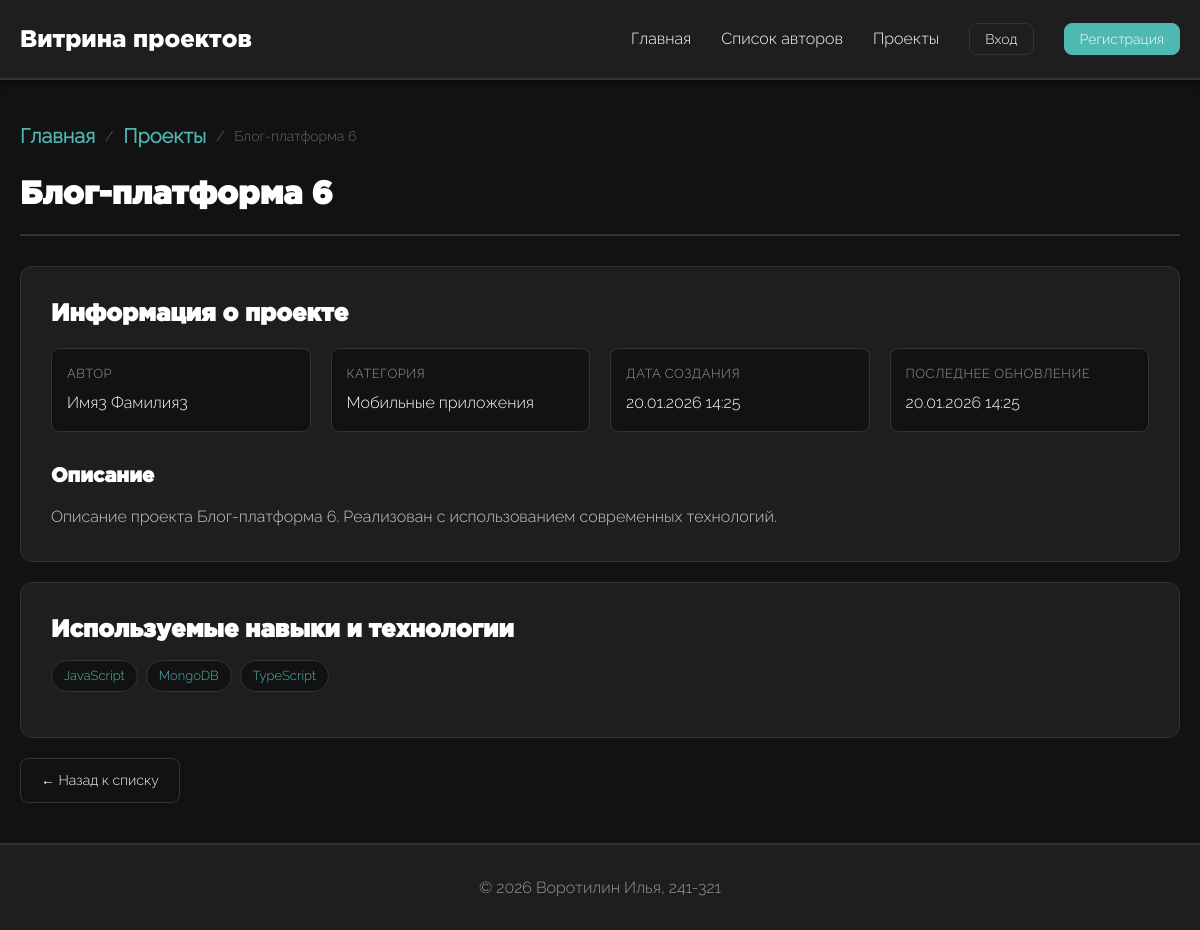
/projects/6/, run on the app's committed database.
### portfolio/models.py (models this page shows, shortened)
class Project(models.Model):
    user = models.ForeignKey(
        User,
        on_delete=models.CASCADE,
        related_name='projects',
        verbose_name='Автор проекта'
    )
    category = models.ForeignKey(
        Category,
        on_delete=models.SET_NULL,
        null=True,
        blank=True,
        related_name='projects',
        verbose_name='Категория'
    )
    title = models.CharField(
        max_length=255,
        verbose_name='Название проекта'
    )
    description = models.TextField(
        blank=True,
        verbose_name='Описание проекта'
    )
    cover_image = models.ImageField(
        upload_to='projects/covers/%Y/%m/%d/',
        null=True,
        blank=True,
        verbose_name='Обложка проекта',
        validators=[FileExtensionValidator(allowed_extensions=['jpg', 'jpeg', 'png'])]
    )
    skills = models.ManyToManyField(
        Skill,
        through='ProjectSkill',
        related_name='projects',
        verbose_name='Навыки'
    )
    created_at = models.DateTimeField(
        auto_now_add=True,
        verbose_name='Дата создания'
    )
    updated_at = models.DateTimeField(
        auto_now=True,
        verbose_name='Дата изменения'
    )
    history = HistoricalRecords()
    class Meta:
        verbose_name = 'Проект'
        verbose_name_plural = 'Проекты'
        ordering = ['-created_at']
        indexes = [
            models.Index(fields=['-created_at']),
            models.Index(fields=['user', '-created_at']),
        ]
    def get_skills_count(self):
        return self.skills.count()
    get_skills_count.short_description = 'Количество навыков'

class User(AbstractUser):
    ROLE_CHOICES = [
        ('student', 'Студент'),
        ('teacher', 'Преподаватель'),
        ('admin', 'Администратор'),
    ]
    role = models.CharField(
        max_length=20,
        choices=ROLE_CHOICES,
        default='student',
        verbose_name='Роль'
    )
    photo = models.ImageField(
        upload_to='users/photos/%Y/%m/%d/',
        null=True,
        blank=True,
        verbose_name='Фотография профиля',
        validators=[FileExtensionValidator(allowed_extensions=['jpg', 'jpeg', 'png'])]
    )
    class Meta:
        verbose_name = 'Пользователь'
        verbose_name_plural = 'Пользователи'
        ordering = ['-date_joined']

class Category(models.Model):
    name = models.CharField(
        max_length=100,
        unique=True,
        verbose_name='Название категории'
    )
    created_at = models.DateTimeField(
        auto_now_add=True,
        verbose_name='Дата создания'
    )
    created_by = models.ForeignKey(
        User,
        on_delete=models.SET_NULL,
        null=True,
        blank=True,
        related_name='created_categories',
        verbose_name='Создал'
    )
    class Meta:
        verbose_name = 'Категория проекта'
        verbose_name_plural = 'Категории проектов'
        ordering = ['name']

class Skill(models.Model):
    name = models.CharField(
        max_length=100,
        unique=True,
        verbose_name='Название навыка'
    )
    created_at = models.DateTimeField(
        auto_now_add=True,
        verbose_name='Дата создания'
    )
    created_by = models.ForeignKey(
        User,
        on_delete=models.SET_NULL,
        null=True,
        blank=True,
        related_name='created_skills',
        verbose_name='Создал'
    )
    class Meta:
        verbose_name = 'Навык'
        verbose_name_plural = 'Навыки'
        ordering = ['name']

### portfolio/views.py (the view)
# urls.py: path('projects/<int:pk>/', views.ProjectDetailView.as_view(), name='project_detail'),
class ProjectDetailView(DetailView):
    model = Project
    template_name = 'portfolio/project_detail.html'
    context_object_name = 'project'

### portfolio/templates/portfolio/project_detail.html (shortened to what this page needs)
{% extends 'portfolio/base.html' %}
{% block content %}
<div class="breadcrumb">
    <a href="{% url 'portfolio:index' %}">Главная</a>
    <span>/</span>
    <a href="{% url 'portfolio:project_list' %}">Проекты</a>
    <span>/</span>
    <span>{{ project.title }}</span>
</div>
<div class="page-header">
    <h1>{{ project.title }}</h1>
</div>
<div class="detail-section">
    <h2>Информация о проекте</h2>
    <div class="info-grid">
        <div class="info-item">
            <div class="info-label">Автор</div>
            <div class="info-value">{{ project.user.get_full_name }}</div>
        </div>
        <div class="info-item">
            <div class="info-label">Категория</div>
            <div class="info-value">{{ project.category.name }}</div>
        </div>
        <div class="info-item">
            <div class="info-label">Дата создания</div>
            <div class="info-value">{{ project.created_at|date:"d.m.Y H:i" }}</div>
        </div>
        <div class="info-item">
            <div class="info-label">Последнее обновление</div>
            <div class="info-value">{{ project.updated_at|date:"d.m.Y H:i" }}</div>
        </div>
    </div>
    <div style="margin-top: 3rem;">
        <h3>Описание</h3>
        <p style="color: #ccc; line-height: 1.8; margin-top: 1rem;">{{ project.description }}</p>
    </div>
</div>
<div class="detail-section">
    <h2>Используемые навыки и технологии</h2>
    {% if project.skills.all %}
        <div class="skills-list" style="margin-top: 1.5rem;">
            {% for skill in project.skills.all %}
                <span class="skill-tag">{{ skill.name }}</span>
            {% endfor %}
        </div>
    {% else %}
        <p style="color: #999; margin-top: 1rem;">Навыки не указаны</p>
    {% endif %}
</div>
<div class="actions">
    <a href="{% url 'portfolio:project_list' %}" class="btn btn-secondary">← Назад к списку</a>
</div>
{% endblock %}

### portfolio/static/portfolio/css/style.css (style rules this page uses)
:root { --background-color: #121212; --default-color: #ffffff; --accent-color: #4eb8b1; --card-background: #1e1e1e; --border-color: #333333; --error-color: #cc4444; --success-color: #22aa55; font-size: 62.5%; }
* { box-sizing: border-box; margin: 0; padding: 0; }
body { font-family: "Raleway", sans-serif; background-color: var(--background-color); color: var(--default-color); font-size: 1.6rem; line-height: 1.6; min-height: 100vh; display: flex; flex-direction: column; }
h1, h2, h3, h4, h5, h6 { font-family: "Gotham", sans-serif; font-weight: 600; line-height: 1.3; margin-bottom: 1.5rem; color: var(--default-color); }
h1 { font-size: 3.2rem; }
h2 { font-size: 2.4rem; }
h3 { font-size: 2rem; }
a { font-family: "Raleway", sans-serif; font-weight: 600; font-size: 2rem; color: var(--default-color); text-decoration: none; transition: color 0.4s ease; }
.skills-list { display: flex; flex-wrap: wrap; gap: 0.8rem; margin-bottom: 1.5rem; }
.skill-tag { background-color: var(--background-color); border: 1px solid var(--border-color); padding: 0.5rem 1.2rem; border-radius: 20px; font-size: 1.3rem; color: var(--accent-color); transition: all 0.3s ease; }
.actions { display: flex; gap: 1rem; margin-top: auto; }
.btn { background-color: var(--accent-color); color: var(--default-color); border: 1px solid var(--accent-color); padding: 1rem 2rem; border-radius: 8px; font-size: 1.4rem; font-family: "Raleway", sans-serif; font-weight: 400; cursor: pointer; transition: all 0.3s ease; text-decoration: none; display: inline-flex; align-items: center; justify-content: center; gap: 0.5rem; }
.btn-secondary { background-color: transparent; border: 1px solid var(--border-color); color: var(--default-color); }
.page-header { display: flex; justify-content: space-between; align-items: center; margin-bottom: 3rem; padding-bottom: 2rem; border-bottom: 2px solid var(--border-color); }
.page-header h1 { margin-bottom: 0; }
.detail-section { background-color: var(--card-background); border: 1px solid var(--border-color); border-radius: 12px; padding: 3rem; margin-bottom: 2rem; }
.info-grid { display: grid; grid-template-columns: repeat(auto-fit, minmax(250px, 1fr)); gap: 2rem; margin: 2rem 0; }
.info-item { padding: 1.5rem; background-color: var(--background-color); border-radius: 8px; border: 1px solid var(--border-color); }
.info-label { font-size: 1.3rem; color: #999; margin-bottom: 0.5rem; text-transform: uppercase; letter-spacing: 0.5px; }
.info-value { font-size: 1.6rem; color: var(--default-color); font-weight: 500; }
.breadcrumb { display: flex; gap: 1rem; align-items: center; margin-bottom: 2rem; font-size: 1.4rem; color: #999; }
.breadcrumb a { color: var(--accent-color); }
.breadcrumb span { color: #666; }

### data on the page
Project: title "Блог-платформа 6", user.get_full_name "Имя3 Фамилия3", category.name "Мобильные приложения", created_at "20.01.2026 14:25", updated_at "20.01.2026 14:25", description "Описание проекта Блог-платформа 6. Реализован с использованием современных технологий."
Skill: name "JavaScript"
Skill: name "MongoDB"
Skill: name "TypeScript"
